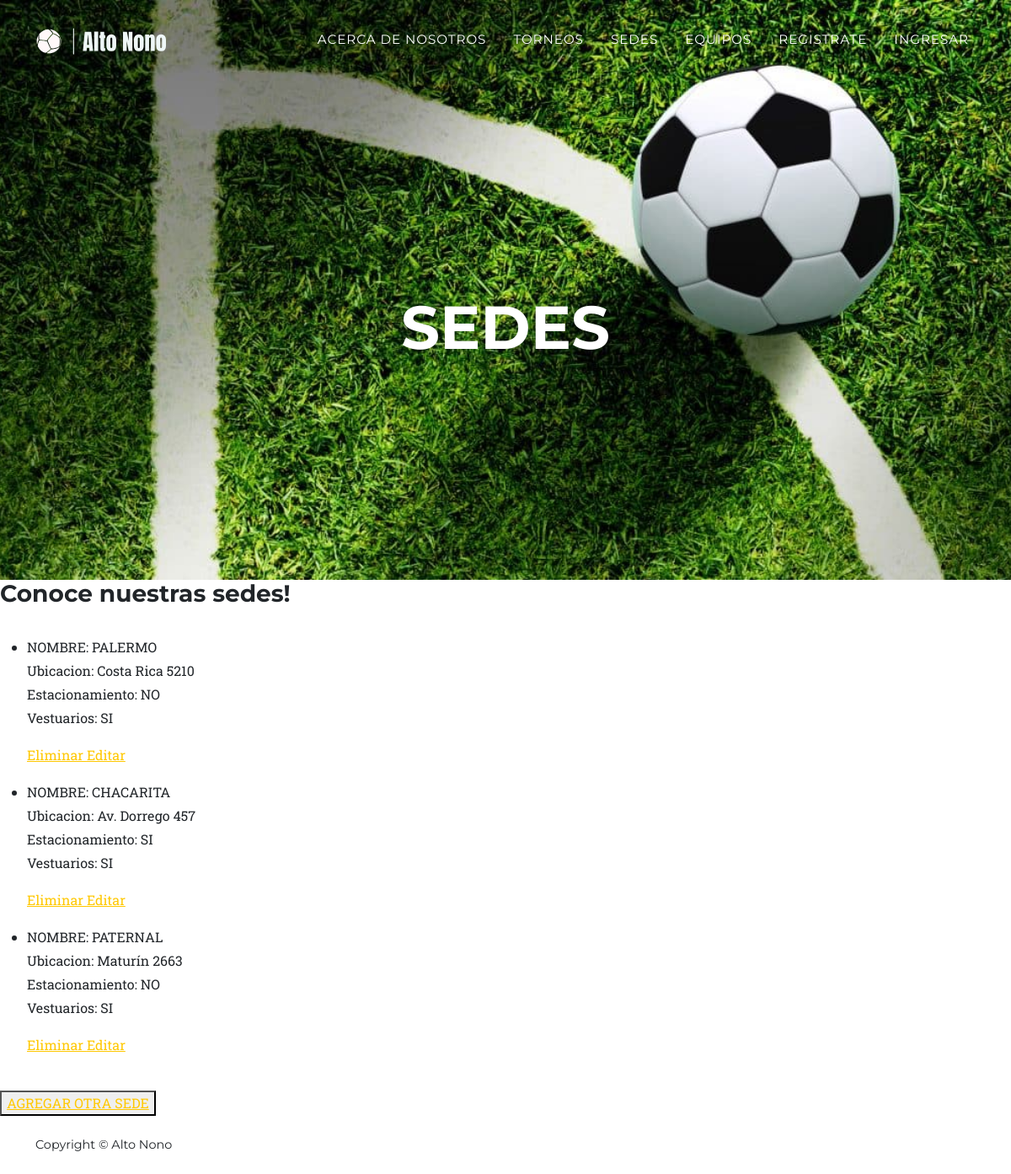
The app's page /AppTorneo/leerSedes with its own data.
### AppTorneo/models.py (models this page shows)
class Sede (models.Model):
    nombre = models.CharField(max_length=40)
    ubicacion = models.CharField(max_length=40)
    estacionamiento = models.BooleanField ()
    vestuarios = models.BooleanField ()
    def __str__ (self):
        return f"NOMBRE: {self.nombre}"

### AppTorneo/views.py (the view)
def leerSedes (request):
    sedes = Sede.objects.all()
    dicc = {"sedes":sedes} #contexto
    return render (request,'AppTorneo/leerSedes.html', dicc)

### AppTorneo/templates/AppTorneo/leerSedes.html
{% extends "AppTorneo/padre.html" %}
{% load static %}
{%block titulo%}
    <div class="masthead-subheading"></div><br><br>
    <div class="masthead-heading text-uppercase">SEDES</div>
{%endblock%}
{% block contenidoVariable %}
<h3>Conoce nuestras sedes!</h3> <br>
<ul>
{% for s in sedes %}
  <li>
    <p>{{ s }}<br>
    Ubicacion: {{s.ubicacion}}<br>
    Estacionamiento: {% if s.estacionamiento == True %} SI {% else %} NO {% endif %}<br>
    Vestuarios: {% if s.vestuarios == True %} SI {% else %} NO {% endif %}</p>
    <p>
        <a href ="{% url 'EliminarSede' s.id%}"> Eliminar   </a>
        <a href ="{% url 'EditarSede' s.id%}"> Editar </a>
    </p>
  </li>
{% endfor %}
</ul>
<br><button><a href = "{% url 'SedesFormulario'%}">AGREGAR OTRA SEDE</a></button>
{%endblock%}

### records on screen
Sede: nombre "NOMBRE: PALERMO", ubicacion "Costa Rica 5210", estacionamiento "NO", vestuarios "SI"
Sede: nombre "NOMBRE: CHACARITA", ubicacion "Av. Dorrego 457", estacionamiento "SI", vestuarios "SI"
Sede: nombre "NOMBRE: PATERNAL", ubicacion "Maturín 2663", estacionamiento "NO", vestuarios "SI"
